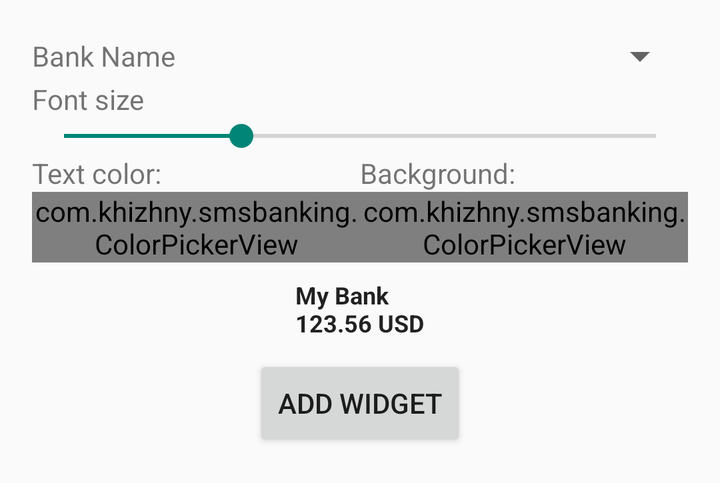
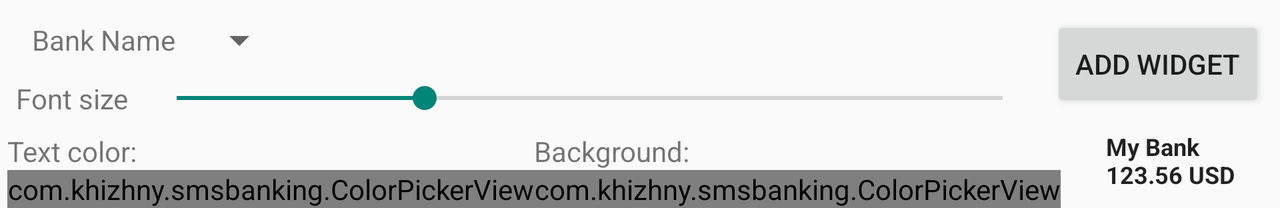

One screen, two layout resources from the same app: the default and the repository's alternative for another configuration. Each is rendered where Android would select it; the XML of both is given below.
<!-- AndroidManifest.xml: application theme Theme.Mytheme -->
<!-- res/layout/sms_banking_widget_configure.xml -->
<?xml version="1.0" encoding="utf-8"?>
<RelativeLayout xmlns:android="http://schemas.android.com/apk/res/android"
    android:layout_width="match_parent"
    android:layout_height="wrap_content"
    android:orientation="vertical"
    android:padding="16dp">

    <TextView
        android:layout_width="wrap_content"
        android:layout_height="wrap_content"
        android:text="@string/bank_name"
        android:layout_alignParentTop="true"
        android:layout_alignParentLeft="true"
        android:layout_alignParentStart="true"
        android:id="@+id/textView3"
        android:layout_alignBottom="@+id/my_bank"
        android:gravity="center" />

    <android.support.v7.widget.AppCompatSpinner
        android:layout_width="wrap_content"
        android:layout_height="wrap_content"
        android:id="@+id/my_bank"
        android:layout_alignParentRight="true"
        android:layout_alignParentEnd="true"
        android:layout_alignParentTop="true"
        android:layout_toRightOf="@+id/textView3"
        android:layout_toEndOf="@+id/textView3" />

    <TextView
        android:layout_width="wrap_content"
        android:layout_height="wrap_content"
        android:text="@string/font_size"
        android:layout_alignParentTop="false"
        android:layout_alignParentLeft="true"
        android:layout_alignParentStart="true"
        android:id="@+id/textView5"
        android:gravity="center"
        android:layout_below="@+id/my_bank"
        android:layout_alignParentRight="false" />

    <SeekBar
        android:layout_width="wrap_content"
        android:layout_height="wrap_content"
        android:id="@+id/font_size"
        android:layout_below="@+id/textView5"
        android:layout_alignParentLeft="true"
        android:layout_alignParentRight="true"
        android:max="40"
        android:progress="12" />

    <TableLayout
        android:layout_width="match_parent"
        android:layout_height="wrap_content"
        android:id="@+id/tableLayout"
        android:layout_below="@+id/font_size">

        <TableRow
            android:layout_width="match_parent"
            android:layout_height="match_parent">

            <TextView
                android:layout_width="wrap_content"
                android:layout_height="wrap_content"
                android:textAppearance="?android:attr/textAppearanceSmall"
                android:text="@string/text_color"
                android:id="@+id/textView"
                android:layout_weight="1" />

            <TextView
                android:layout_width="wrap_content"
                android:layout_height="fill_parent"
                android:textAppearance="?android:attr/textAppearanceSmall"
                android:text="@string/background_color"
                android:id="@+id/textView4"
                android:layout_weight="1" />

        </TableRow>

        <TableRow
            android:layout_width="match_parent"
            android:layout_height="match_parent">

            <com.khizhny.smsbanking.ColorPickerView
                android:layout_width="fill_parent"
                android:layout_height="fill_parent"
                android:id="@+id/text_color"
                android:layout_weight="1"
                android:alpha="1" />

            <com.khizhny.smsbanking.ColorPickerView
                android:layout_width="fill_parent"
                android:layout_height="fill_parent"
                android:id="@+id/text_background"
                android:layout_weight="1" />

        </TableRow>

    </TableLayout>

    <ImageView
        android:layout_width="wrap_content"
        android:layout_height="wrap_content"
        android:id="@+id/widget_sample_background"
        android:layout_alignTop="@+id/widget_sample"
        android:layout_alignBottom="@+id/widget_sample"
        android:layout_alignLeft="@+id/widget_sample"
        android:layout_alignRight="@+id/widget_sample"
        android:src="@drawable/layout_bg"
        android:contentDescription="@string/background"
        android:contextClickable="true"/>

    <TextView
        android:layout_width="wrap_content"
        android:layout_height="wrap_content"
        android:textAppearance="?android:attr/textAppearanceLarge"
        android:text="@string/widget_sample_label"
        android:id="@+id/widget_sample"
        android:textSize="12sp"
        android:textStyle="bold"
        android:layout_below="@+id/tableLayout"
        android:layout_centerHorizontal="true"
        android:padding="8dp"/>
    <Button
        android:id="@+id/add_button"
        android:layout_width="wrap_content"
        android:layout_height="wrap_content"
        android:text="@string/add_widget"
        android:layout_below="@+id/widget_sample"
        android:layout_centerHorizontal="true" />

</RelativeLayout>
<!-- resources referenced by this layout -->
<resources>
  <!-- drawable layout_bg (drawable) -->
  <?xml version="1.0" encoding="UTF-8"?>
  <shape xmlns:android="http://schemas.android.com/apk/res/android"
         android:shape="rectangle" >
      <corners android:radius="10dip"/>
      <padding android:left="8dip" android:top="8dip" android:right="8dip" android:bottom="8dip" />
  </shape>
  <string name="add_widget">Add widget</string>
  <string name="background">backgrpound</string>
  <string name="background_color">Background:</string>
  <string name="bank_name">Bank Name</string>
  <string name="font_size">Font size</string>
  <string name="text_color">Text color:</string>
  <string name="widget_sample_label">My Bank\n123.56 USD</string>
  <style name="Theme.Mytheme" parent="@style/Theme.AppCompat.Light.DarkActionBar">
          <item name="android:itemBackground">@color/white</item>
          <item name="icon">@drawable/ic_launcher</item>
      </style>
  <color name="white">#FFFFFF</color>
  <!-- drawable ic_launcher: vector/xml drawable (drawable, 4341 chars, omitted) -->
</resources>
<!-- res/layout-land/sms_banking_widget_configure.xml (the repository's variant of the layout above) -->
<!-- drawn on the phone turned sideways -->
<?xml version="1.0" encoding="utf-8"?>
<android.support.constraint.ConstraintLayout xmlns:android="http://schemas.android.com/apk/res/android"
                                             xmlns:app="http://schemas.android.com/apk/res-auto"
                                             xmlns:tools="http://schemas.android.com/tools"
                                             android:layout_width="match_parent"
                                             android:layout_height="wrap_content"
                                             android:orientation="vertical"
    >

    <TextView
        android:layout_width="wrap_content"
        android:layout_height="0dp"
        android:text="@string/bank_name"
        android:id="@+id/textView3"
        android:gravity="center"
        tools:layout_constraintTop_creator="1"
        android:layout_marginStart="16dp"
        android:layout_marginTop="0dp"
        tools:layout_constraintLeft_creator="1"
        app:layout_constraintLeft_toLeftOf="parent"
        app:layout_constraintTop_toTopOf="@+id/my_bank"
        android:layout_marginLeft="8dp"
        app:layout_constraintBottom_toBottomOf="@+id/my_bank"
        android:layout_marginBottom="0dp"
        app:layout_constraintVertical_bias="0.0"/>

    <android.support.v7.widget.AppCompatSpinner
        android:layout_width="wrap_content"
        android:layout_height="wrap_content"
        android:id="@+id/my_bank"
        tools:layout_constraintTop_creator="1"
        tools:layout_constraintLeft_creator="1"
        app:layout_constraintTop_toTopOf="parent"
        app:layout_constraintLeft_toRightOf="@+id/textView3"
        android:layout_marginLeft="8dp"
        android:layout_marginTop="8dp"
        android:layout_marginRight="8dp"
        app:layout_constraintRight_toRightOf="parent"
        app:layout_constraintHorizontal_bias="0.0"/>

    <TextView
        android:layout_width="wrap_content"
        android:layout_height="wrap_content"
        android:text="@string/font_size"
        android:id="@+id/textView5"
        android:gravity="center"
        tools:layout_constraintTop_creator="1"
        tools:layout_constraintLeft_creator="1"
        app:layout_constraintLeft_toLeftOf="parent"
        android:layout_marginLeft="8dp"
        android:layout_marginTop="0dp"
        app:layout_constraintTop_toTopOf="@+id/font_size"
        app:layout_constraintBottom_toBottomOf="@+id/font_size"
        android:layout_marginBottom="0dp"/>

    <SeekBar
        android:layout_width="0dp"
        android:layout_height="wrap_content"
        android:id="@+id/font_size"
        android:max="40"
        android:progress="12"
        tools:layout_constraintTop_creator="1"
        app:layout_constraintTop_toBottomOf="@+id/my_bank"
        tools:layout_constraintLeft_creator="1"
        app:layout_constraintRight_toLeftOf="@+id/add_button"
        android:layout_marginLeft="8dp"
        android:layout_marginTop="8dp"
        android:layout_marginRight="8dp"
        app:layout_constraintLeft_toRightOf="@+id/textView5"
        app:layout_constraintHorizontal_bias="0.45"/>

    <TableLayout
        android:layout_width="wrap_content"
        android:layout_height="wrap_content"
        android:id="@+id/tableLayout"
        tools:layout_constraintTop_creator="1"
        tools:layout_constraintLeft_creator="1"
        app:layout_constraintLeft_toLeftOf="parent"
        android:layout_marginLeft="8dp"
        android:layout_marginTop="8dp"
        app:layout_constraintTop_toBottomOf="@+id/font_size"
        app:layout_constraintRight_toLeftOf="@+id/add_button"
        android:layout_marginRight="0dp"
        app:layout_constraintHorizontal_bias="0.473">

        <TableRow
            android:layout_width="match_parent"
            android:layout_height="match_parent">

            <TextView
                android:layout_width="wrap_content"
                android:layout_height="wrap_content"
                android:textAppearance="?android:attr/textAppearanceSmall"
                android:text="@string/text_color"
                android:id="@+id/textView"
                android:layout_weight="1"/>

            <TextView
                android:layout_width="wrap_content"
                android:layout_height="fill_parent"
                android:textAppearance="?android:attr/textAppearanceSmall"
                android:text="@string/background_color"
                android:id="@+id/textView4"
                android:layout_weight="1"/>

        </TableRow>

        <TableRow
            android:layout_width="match_parent"
            android:layout_height="match_parent">

            <com.khizhny.smsbanking.ColorPickerView
                android:layout_width="fill_parent"
                android:layout_height="fill_parent"
                android:id="@+id/text_color"
                android:layout_weight="1"
                android:alpha="1"/>

            <com.khizhny.smsbanking.ColorPickerView
                android:layout_width="fill_parent"
                android:layout_height="fill_parent"
                android:id="@+id/text_background"
                android:layout_weight="1"/>

        </TableRow>

    </TableLayout>

    <ImageView
        android:layout_width="wrap_content"
        android:layout_height="wrap_content"
        android:id="@+id/widget_sample_background"
        android:src="@drawable/layout_bg"
        android:contentDescription="@string/background"
        android:contextClickable="true"
        tools:layout_constraintTop_creator="1"
        app:layout_constraintTop_toBottomOf="@+id/add_button"
        tools:layout_constraintLeft_creator="1"
        app:layout_constraintLeft_toRightOf="@+id/tableLayout"/>

    <TextView
        android:layout_width="wrap_content"
        android:layout_height="wrap_content"
        android:textAppearance="?android:attr/textAppearanceLarge"
        android:text="@string/widget_sample_label"
        android:id="@+id/widget_sample"
        android:textSize="12sp"
        android:textStyle="bold"
        android:padding="8dp"
        tools:layout_constraintTop_creator="1"
        tools:layout_constraintRight_creator="1"
        app:layout_constraintRight_toRightOf="parent"
        app:layout_constraintTop_toBottomOf="@+id/add_button"
        tools:layout_constraintLeft_creator="1"
        android:layout_marginTop="8dp"
        android:layout_marginRight="8dp"
        app:layout_constraintLeft_toRightOf="@+id/tableLayout"
        android:layout_marginLeft="8dp"
        app:layout_constraintBottom_toBottomOf="@+id/tableLayout"
        android:layout_marginBottom="8dp"/>

    <Button
        android:id="@+id/add_button"
        android:layout_width="wrap_content"
        android:layout_height="wrap_content"
        android:text="@string/add_widget"
        tools:layout_constraintTop_creator="1"
        tools:layout_constraintRight_creator="1"
        app:layout_constraintRight_toRightOf="parent"
        tools:layout_constraintLeft_creator="1"
        android:layout_marginTop="8dp"
        android:layout_marginRight="8dp"
        app:layout_constraintTop_toTopOf="parent"/>

</android.support.constraint.ConstraintLayout>
